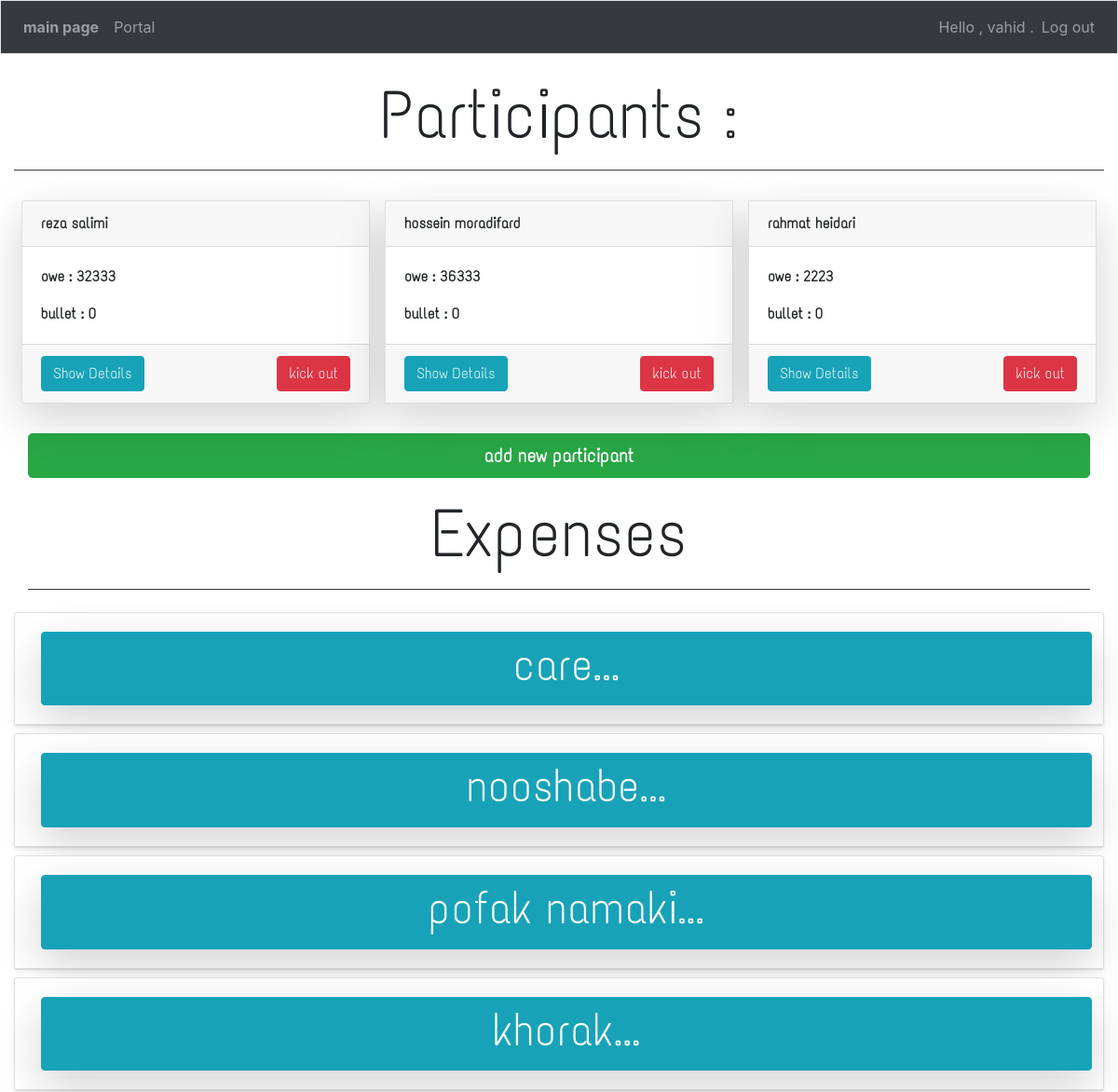
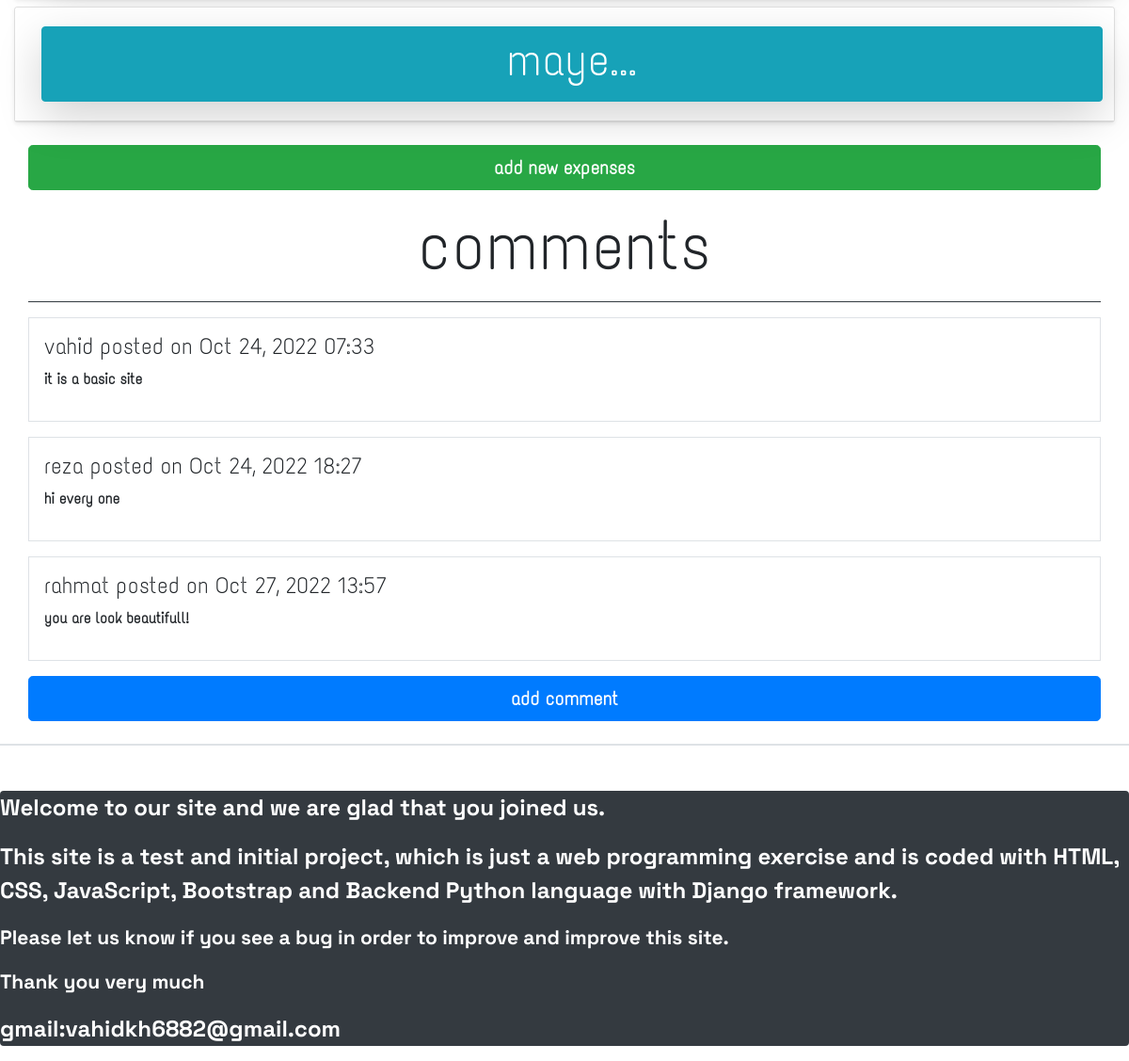
/cartable/ (signed in), run on the app's committed database (2 pictures, top to bottom).
### app1/models.py (models this page shows, shortened)
class Person(models.Model):
    CHOICES=(('zero','saturday'),('one','sunday'),('two','monday'),('three','tuesday'),('four','thursday'),('five','wednesday'),('six','friday'))
    captain=models.ForeignKey(User,on_delete=models.CASCADE)
    adminswitch=models.BooleanField(default=False)
    name=models.CharField(max_length=200)
    lastname=models.CharField(max_length=200)
    owe=models.IntegerField()
    bullet=models.IntegerField()
    week = models.TextField(max_length=20,choices=CHOICES,default="user")
    def __str__(self):
        return self.name + " " + self.lastname

class Expenses(models.Model):
    person=models.ForeignKey(User, on_delete = models.CASCADE)
    name=models.TextField()
    cost=models.IntegerField()
    date_added = models.DateTimeField(auto_now_add=True)
    class Meta :
        verbose_name_plural='expenses'
    def __str__(self):
        return f"{self.name[:50]}..."

class Comment(models.Model):
    userpage=models.ForeignKey(User, on_delete = models.CASCADE)
    name=models.CharField(max_length=200)
    text=models.TextField()
    date_added=models.DateTimeField(auto_now_add=True)

### app1/views.py (the view)
# urls.py: path('cartable/',views.person,name='person'),
@login_required
def person(request):                                                #persons list with expenses in cartable
    person=Person.objects.filter(captain=request.user)
    comments=Comment.objects.filter(userpage=request.user)
    expenses=Expenses.objects.filter(person=request.user).order_by('date_added')
    s=1
    x=[]
    for i in reversed(expenses):
        x.append(i)
        if(s>=5):
            break
        s=s+1
    content={'person':person,'expenses':x ,'comments':comments}
    return render(request,'app1/person.html',content)

### app1/templates/app1/person.html (shortened to what this page needs)
{% extends "app1/base.html" %}
{% block content %}
    <p class="text-center display-4 mt-4" style="font-size:6vw;">Participants :</p>
    <div class="border-bottom border-dark mb-4"></div>
    <div class="col">
            <div class="row card-group font-weight-bolder d-flex justify-content-center" style="font-family:eng2;">
                {% for x in person %}
                <div class="card shadow-lg m-2">
                    <div class="card-header">{{x}}</div>
                    <div class="card-body">
                        <p class="card-text">owe : {{x.owe}}</p>
                        <p class="card-text">bullet : {{x.bullet}}</p>
                    </div>
                    <div class="card-footer d-flex justify-content-between">
                        <a class="btn btn-info" href="{% url 'app1:persons' x.id %}">Show Details</a>
                        <button class="btn btn-danger" data-toggle="modal" data-target="#modaldel{{x.id}}">kick out</button>
                    </div>
                </div>
                {% empty %}
                <h3 class="text-center mt-4">no participant have been added</h3>
                {% endfor %}
            </div>
            <p><a class="btn btn-success btn-lg btn-block mt-4 font-weight-bolder" href="{% url 'app1:new_person' %}" class="ml-auto">add new participant</a></p>
            <p class="display-4 text-center" style="font-size:6vw;">Expenses</p>
            <div class="border-bottom mb-4 border-dark "></div>
            <div class="row d-flex flex-column " style="font-family:eng5;">
                    {% for y in expenses %}
                    <div class="card flex-fill mb-2 shadow-sm" style="font-family:eng2;">
                        <div class="card-header bg-white">
                            <button class="btn btn-block btn-info m-2 shadow-lg" data-toggle="collapse" data-target="#expense{{y.id}}">
                                <h3 style="font-size:4vw;">{{y}}</h3>
                            </button>
                       </div>
                    </div>
                    {% empty %}
                    <h3 class="text-center font-weight-bolder m-4">no expenses have been added</h3>
                    {% endfor %}
            </div>
            <p><a class="btn btn-success btn-lg btn-block mt-3 font-weight-bolder" href="{% url 'app1:new_expenses' %}">add new expenses</a></p>
            <p class="display-4 text-center" style="font-size:6vw;">comments</p>
            <div class="border-bottom border-dark"></div>
            <div class="col font-weight-bolder" style="font-family:eng2;">
                {% for z in comments %}
                <div class="media border p-3 mt-3 mb-3 row">
                    <div class="media-body">
                        <h4 style="font-size:2vw;">{{z.name}} posted on {{z.date_added|date:'M d, Y H:i'}}</h4>
                        <p>{{z.text}}</p>
                    </div>
                </div>
                {% empty %}
                <h3 class="m-4 text-center font-weight-bolder">no comments have been added</h3>
                {% endfor %}
            </div>
            <a class="btn btn-primary btn-lg btn-block font-weight-bolder" href="{% url 'app1:comment' %}">add comment</a>
    </div>
        <div class="row bg-light border mt-4"></div>
    </div>
{% endblock content %}

### app1/templates/app1/base.html (shortened to what this page needs)
{% load bootstrap4 %}
{% load static %}
<!doctype html>
<html lang="en">
   <head>
      <link rel="stylesheet" href="{% static 'style.css' %}" type="text/css">
      {% bootstrap_css %}
   </head>
   <body>
       <nav class="navbar navbar-expand-md navbar-dark bg-dark mb-1 border fixed-top">
         <ul class="navbar-nav">
            <li class="nav-item">
               <a class="nav-link font-weight-bold" href="{% url 'app1:index' %}">main page</a>
            </li>
         </ul>
         <div id="navbarCollapse" class="collapse navbar-collapse">
            <ul class="navbar-nav mr-auto">
               <li class="nav-item">
                  <a class="nav-link" href="{% url 'app1:person' %}">Portal</a>
               </li>
            </ul>
            <ul class="navbar-nav ml-auto">
               {% if user.is_authenticated %}
                  <li class="nav-item">
                     <span class="navbar-text">Hello , {{user.username}} .</span>
                  </li>
                  <li class="nav-item">
                     <a class="nav-link" href="{% url 'users:logout' %}">Log out</a>
                  </li>
               {% endif %}
            </ul>
         </div>
       </nav>
       <main role="main" class="container-fluid sizemax mt-5 mb-5" >
         <div class="pb-2 mb-1">
         </div>
         <div style="font-family:eng2;">
            {% block content %}{% endblock content %}
       </main>
       <div class="bg-dark rounded text-white lead strong" style="font-family:eng5;font-size:2vw;bottom:0;">
         <p>Welcome to our site and we are glad that you joined us.</p>
         <p >This site is a test and initial project, which is just a web programming exercise and is coded with HTML,
             CSS, JavaScript, Bootstrap and Backend Python language with Django framework. </p>
         <p class="small">Please let us know if you see a bug in order to improve and improve this site.</p>
         <p class="small">Thank you very much</p>
         <p>gmail:vahidkh6882@gmail.com</p>
       </div>
   </body>
</html>

### data on the page
Person: name+lastname "reza salimi", owe "32333", bullet "0"
Person: name+lastname "hossein moradifard", owe "36333", bullet "0"
Person: name+lastname "rahmat heidari", owe "2223", bullet "0"
Expenses: name "care..."
Expenses: name "nooshabe..."
Expenses: name "pofak namaki..."
Expenses: name "khorak..."
Expenses: name "maye..."
Comment: name "vahid", date_added "Oct 24, 2022 07:33", text "it is a basic site"
Comment: name "reza", date_added "Oct 24, 2022 18:27", text "hi every one"
Comment: name "rahmat", date_added "Oct 27, 2022 13:57", text "you are look beautifull!"

### other printed values
{{ user.username }} "vahid"
